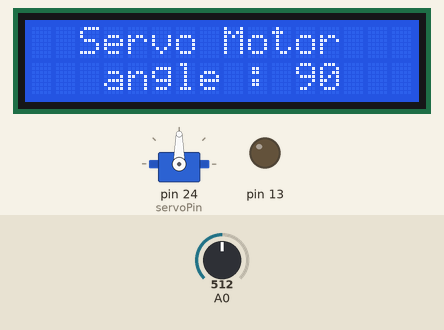
The sketch below on a simulated Arduino Mega 2560, built with avr-gcc and run on an emulated ATmega2560. Shown: servo, 16×2 character LCD, output pins drawn as LEDs (lit = HIGH). Inputs (shaded band) come from the test bench; at power-on: A0 = 512.

Above: at 1.2 s.
1.3 s: A0 set to 555
At 1.6 s:
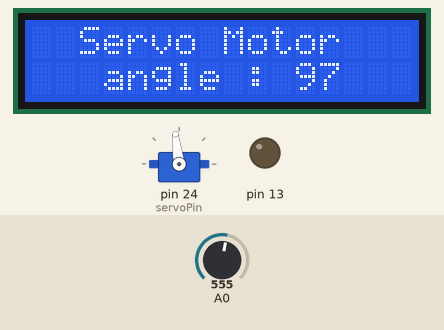
4.3 s: A0 set to 586
At 5.4 s:
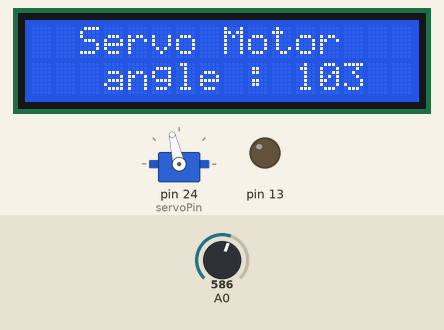
7.3 s: A0 set to 716
At 7.9 s:
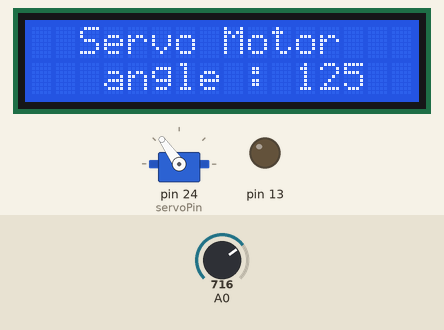
8.9 s: A0 set to 63
At 10.1 s:
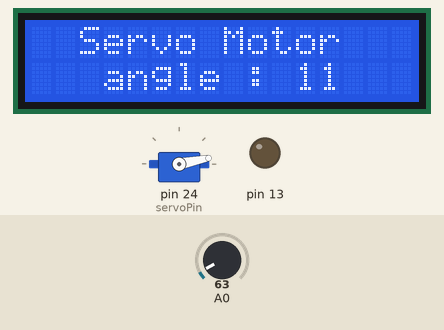
10.4 s: A0 set to 52
At 11.1 s:
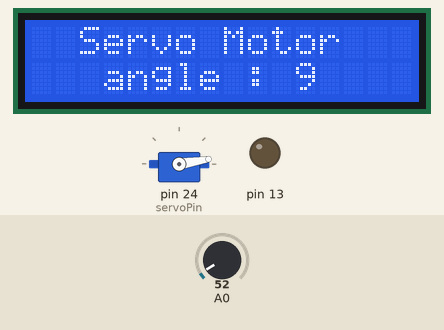
11.9 s: A0 set to 900
At 12.5 s:
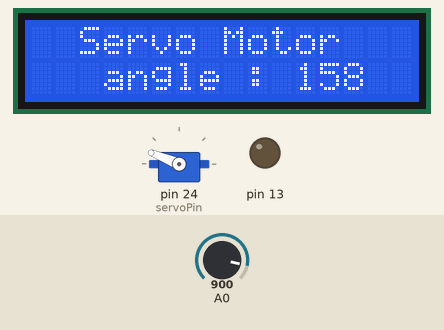
Timing chart, 0 to 14.9 s (numbered marks = the images above; inputs shaded):
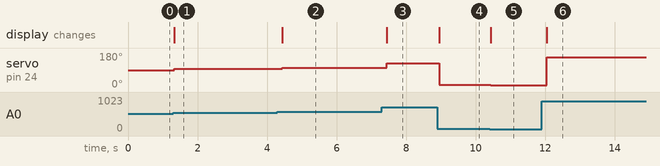

Measured:
- after the input at 1.3 s, servo on pin 24 (servoPin): 90° → 97° at once; the display: changes at once (image 1)
- after the input at 4.3 s, servo on pin 24 (servoPin): 97° → 103° after 0.14 s; the display: changes after 0.14 s (image 2)
- after the input at 7.3 s, servo on pin 24 (servoPin): 103° → 125° after 0.15 s; the display: changes after 0.15 s (image 3)
- after the input at 8.9 s, servo on pin 24 (servoPin): 125° → 11° after 0.05 s; the display: changes after 0.05 s (image 4)
- after the input at 10.4 s, servo on pin 24 (servoPin): 11° → 9° at once; the display: changes at once (image 5)
- after the input at 11.9 s, servo on pin 24 (servoPin): 9° → 158° after 0.14 s; the display: changes after 0.14 s (image 6)

The sketch:

day5_quiz02.ino
```cpp
#include <Wire.h>
#include <LiquidCrystal_I2C.h>
#include <Servo.h>
Servo servo;
int servoPin = 24;

int blueTx=11;   //Tx (보내는핀 설정)
int blueRx=10;   //Rx (받는핀 설정)
LiquidCrystal_I2C lcd(0x27,16,2);  // (address, column, row)

void setup() {
  servo.attach(servoPin);
  lcd.init();
  lcd.backlight();
  pinMode(13, OUTPUT);  //Pin 13을 OUTPUT으로 설정 (LED ON/OFF)
}

 void loop() {
  int potValue = analogRead(A0);    // 포텐셔미터 입력
  int angle = map(potValue, 0, 1023, 0, 180);   // 포텐셔미터의 입력을 회전각으로 변환
  servo.write(angle);    // 서보모터 제어


  lcd.clear();            // 화면 지우기
  lcd.setCursor(2, 0);    // 커서 이동 (column, row)
  lcd.print("Servo Motor");   // 글자 출력
  lcd.setCursor(3, 1);    // 커서 이동 (column, row)
  lcd.print("angle : ");
  lcd.print((int)angle);
  delay(100);
 }
```
